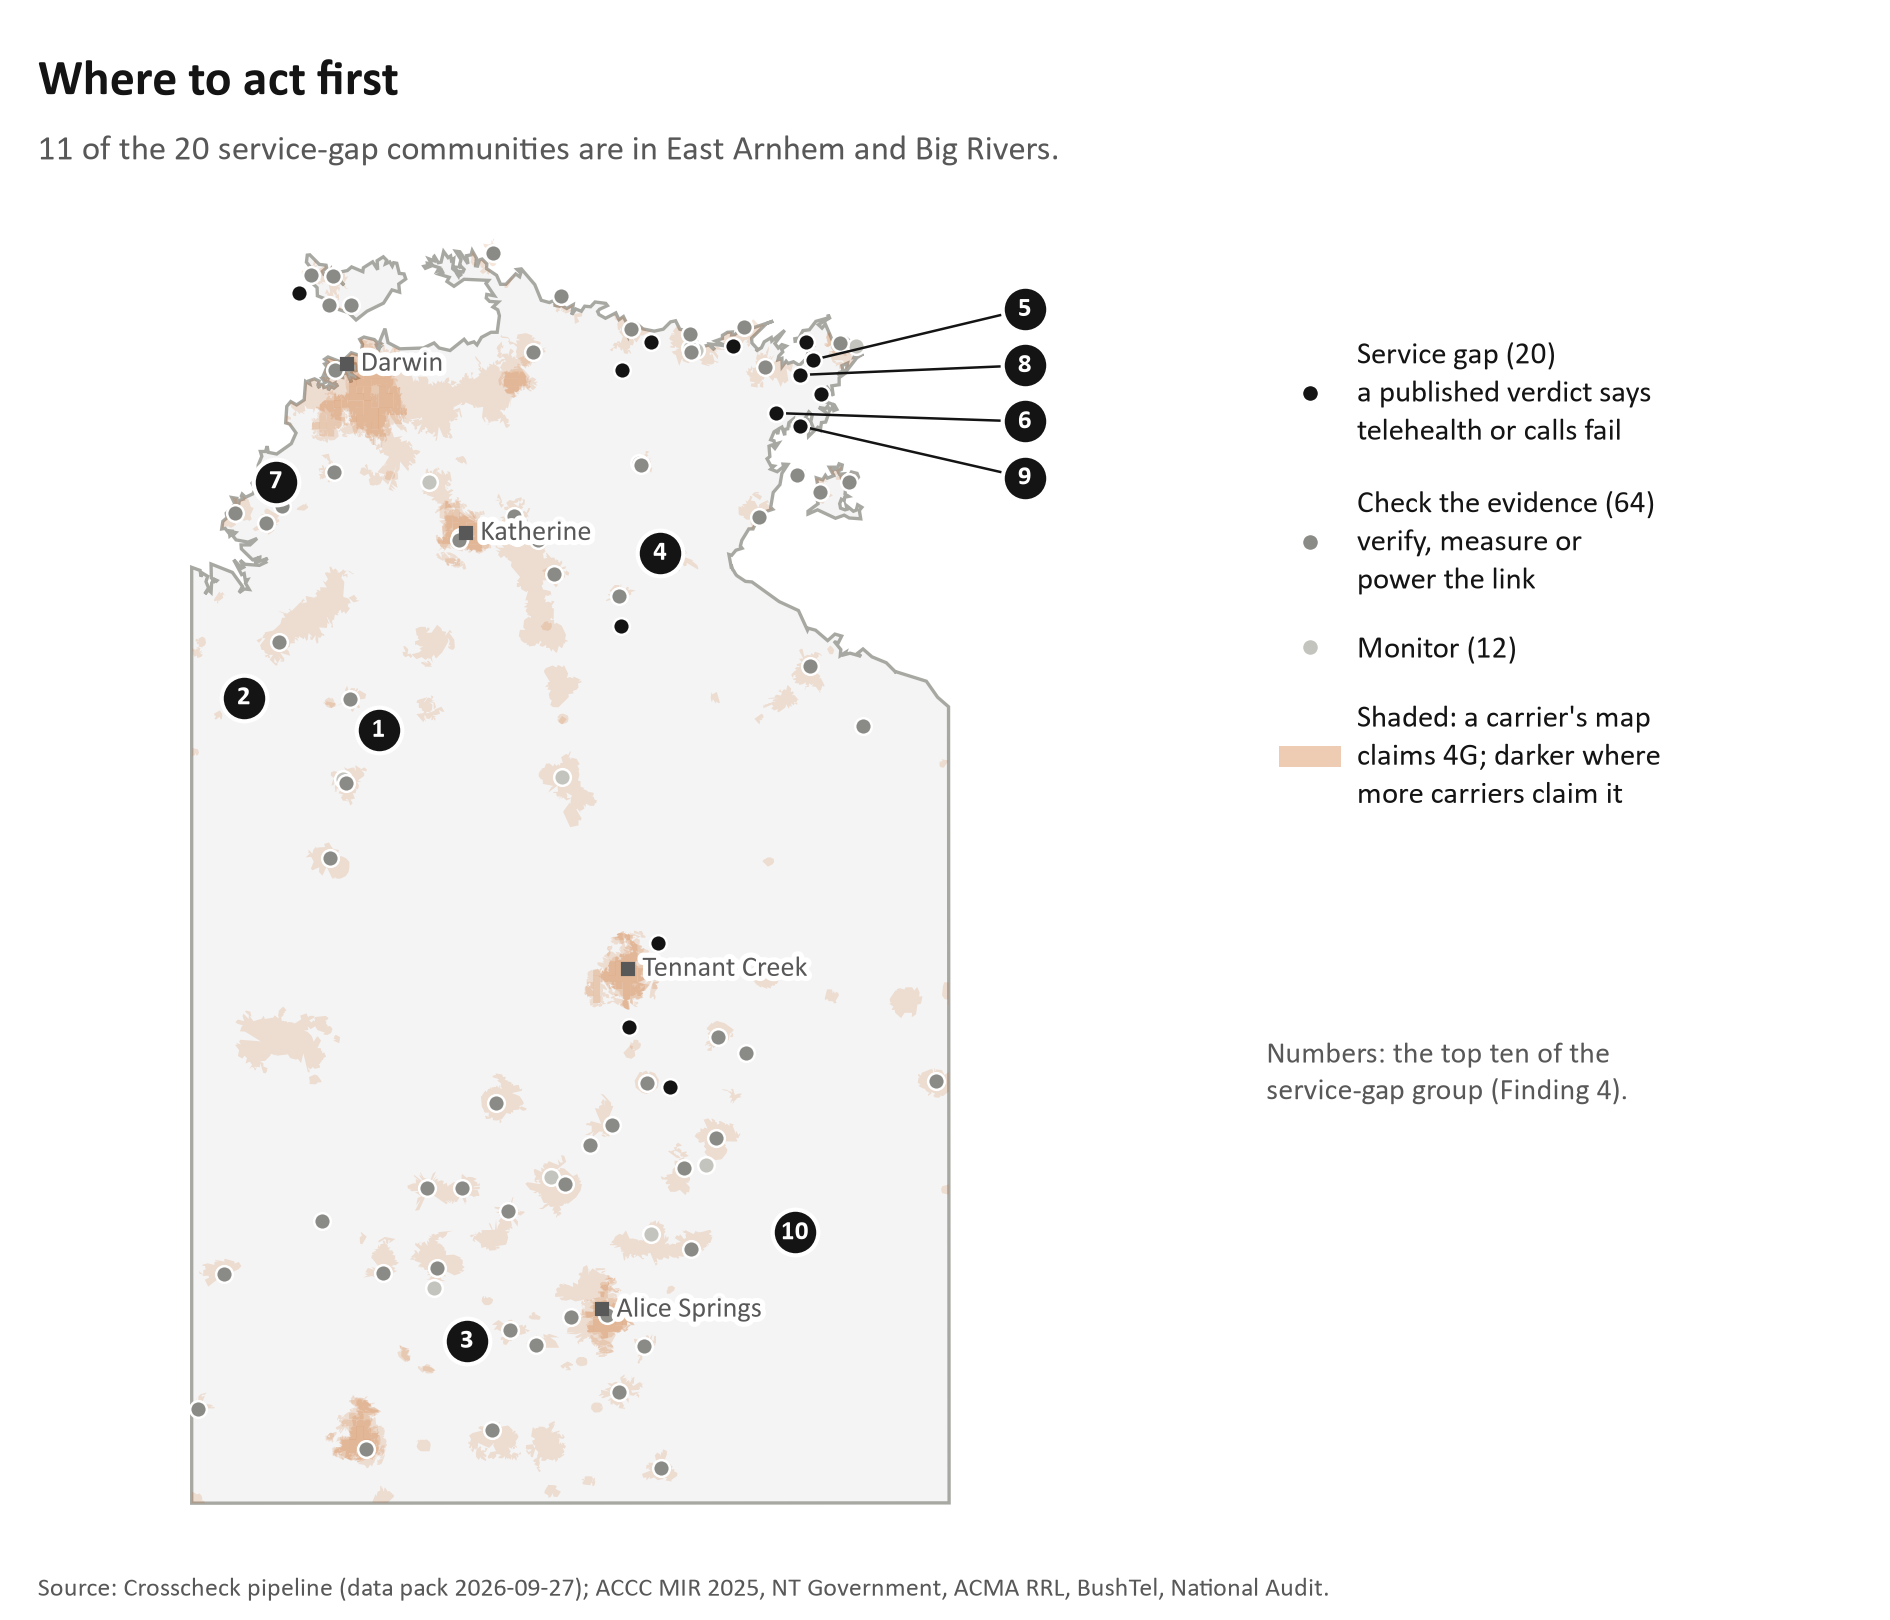

Write the Python code that produced this figure.
"""Example report figure: where to act first (Crosscheck, DIC005).

Reads the app's data pack (same numbers as the report), draws the NT outline, the carriers' own
4G claims as one faint ochre surface (as the app's map does), and the 96 communities by action
group, numbering the top ten of the service-gap group. Colours are the app's "Territory" palette
(app/theme.css, design/deviations.md): ink and greys for the groups, ochre only for the claims.
Every dot is one size; the group is told by tone, not by size. Static PNG for print.
"""
import json
import math
import re
from pathlib import Path

import matplotlib.patheffects as pe
import matplotlib.pyplot as plt
from matplotlib.lines import Line2D
from matplotlib.patches import Patch, PathPatch
from matplotlib.path import Path as MPath

HERE = Path(__file__).resolve().parent
PACK = HERE.parents[2] / "data/out/data_pack.json"
OUT = HERE / "Crosscheck_figure_where_to_act.png"

SERVICE = "#141414"     # key series: service gap, the app's ink
CHECK = "#8A8A86"       # neutral, mid grey
MONITOR = "#C4C4BF"     # neutral, light grey
OCHRE, CLAIM_ALPHA = "#CB6015", 0.16   # NT ochre; the carriers' 4G claims, as in the app
INK, INK_MUTED, LAND, EDGE = "#141414", "#585858", "#F4F4F4", "#A8A8A3"
HALO = [pe.withStroke(linewidth=2.5, foreground="white")]
plt.rcParams["font.family"] = ["Calibri", "Arial", "DejaVu Sans"]

pack = json.loads(PACK.read_text(encoding="utf-8"))
com = {c["id"]: c for c in pack["communities"]}


def outline_path(d):
    verts, codes = [], []
    for cmd, x, y in re.findall(r"([MLZ])\s*(-?[\d.]+)?\s*(-?[\d.]+)?", d):
        if cmd == "Z":
            verts.append(verts[-1])
            codes.append(MPath.CLOSEPOLY)
        else:
            verts.append((float(x), -float(y)))
            codes.append(MPath.MOVETO if cmd == "M" else MPath.LINETO)
    return MPath(verts, codes)


fig = plt.figure(figsize=(6.3, 5.4), dpi=300)
ax = fig.add_axes([0.0, 0.06, 0.66, 0.80])
ax.add_patch(PathPatch(outline_path(pack["outline"]), facecolor=LAND, edgecolor=EDGE, lw=0.8))

# The three carriers' claimed 4G footprints (ACCC MIR 2025), overlapping: shade deepens where
# more than one carrier claims coverage.
for layer in pack["layers"]:
    if layer["kind"] == "area":
        for d in layer["paths"]:
            ax.add_patch(PathPatch(outline_path(d), facecolor=OCHRE, alpha=CLAIM_ALPHA, lw=0,
                                   zorder=1.5))

groups = {"monitor": (MONITOR, 2), "check": (CHECK, 2.5), "service": (SERVICE, 3)}
for g, (color, z) in groups.items():
    pts = [com[p["id"]] for p in pack["priority"] if p["g"] == g]
    ax.scatter([c["x"] for c in pts], [-c["y"] for c in pts], s=16, c=color, zorder=z,
               edgecolors="white", linewidths=0.6)

# Top ten: numbered markers in place; ones crowded by another top-ten point move to a column
# east of the coast with a leader line, so no number hides another.
top = [p for p in pack["priority"] if p["g"] == "service"][:10]
pos = {p["rank"]: (com[p["id"]]["x"], -com[p["id"]]["y"]) for p in top}
crowded = sorted((r for r in pos if any(r != o and math.dist(pos[r], pos[o]) < 18 for o in pos)),
                 key=lambda r: -pos[r][1])
column_x, column_top = 312, max(pos[r][1] for r in crowded) + 18 if crowded else 0
for rank in sorted(pos):
    x, y = pos[rank]
    if rank in crowded:
        k = crowded.index(rank)
        lx, ly = column_x, column_top - 20 * k
        ax.plot([x, lx], [y, ly], color=SERVICE, lw=0.6, zorder=3, solid_capstyle="round")
        ax.scatter(x, y, s=16, c=SERVICE, zorder=4, edgecolors="white", linewidths=0.6)
    else:
        lx, ly = x, y
    ax.scatter(lx, ly, s=120, c=SERVICE, zorder=5, edgecolors="white", linewidths=1.0,
               clip_on=False)
    ax.text(lx, ly, str(rank), color="white", fontsize=6.5, fontweight="bold",
            ha="center", va="center", zorder=6, clip_on=False)

# Orientation towns, muted, with a white halo so dots never cut the words.
xs = [c["x"] for c in pack["communities"]]
ys = [c["y"] for c in pack["communities"]]
lon = [c["lon"] for c in pack["communities"]]
lat = [c["lat"] for c in pack["communities"]]
kx = (max(xs) - min(xs)) / (max(lon) - min(lon))
ky = (max(ys) - min(ys)) / (min(lat) - max(lat))
bx = min(xs) - kx * min(lon)
by = min(ys) - ky * max(lat)
for name, la, lo in (("Darwin", -12.46, 130.84), ("Katherine", -14.47, 132.26),
                     ("Tennant Creek", -19.65, 134.19), ("Alice Springs", -23.70, 133.88)):
    x, y = bx + kx * lo, by + ky * la
    ax.plot(x, -y, marker="s", ms=2.6, color=INK_MUTED, zorder=6)
    ax.text(x + 5, -y, name, fontsize=6.8, color=INK_MUTED, va="center", zorder=6,
            path_effects=HALO)

ax.set_xlim(8, 330)
ax.set_ylim(-472, -10)
ax.set_aspect("equal")
ax.axis("off")

counts = {g: sum(1 for p in pack["priority"] if p["g"] == g) for g in groups}
legend = [
    Line2D([], [], marker="o", ls="", ms=4.5, mfc=SERVICE, mec="white",
           label=f"Service gap ({counts['service']})\na published verdict says\n"
                 "telehealth or calls fail"),
    Line2D([], [], marker="o", ls="", ms=4.5, mfc=CHECK, mec="white",
           label=f"Check the evidence ({counts['check']})\nverify, measure or\npower the link"),
    Line2D([], [], marker="o", ls="", ms=4.5, mfc=MONITOR, mec="white",
           label=f"Monitor ({counts['monitor']})"),
    Patch(facecolor=OCHRE, alpha=CLAIM_ALPHA * 2, lw=0,
          label="Shaded: a carrier's map\nclaims 4G; darker where\nmore carriers claim it"),
]
fig.legend(handles=legend, loc="upper left", bbox_to_anchor=(0.67, 0.80), frameon=False,
           fontsize=7.5, labelcolor=INK, handletextpad=0.5, labelspacing=1.1, borderaxespad=0)
fig.text(0.67, 0.36, "Numbers: the top ten of the\nservice-gap group (Finding 4).", fontsize=7.2,
         color=INK_MUTED, va="top")
fig.text(0.02, 0.965, "Where to act first", fontsize=12, fontweight="bold", color=INK, va="top")
fig.text(0.02, 0.918, "11 of the 20 service-gap communities are in East Arnhem and Big Rivers.",
         fontsize=8.5, color=INK_MUTED, va="top")
fig.text(0.02, 0.015, "Source: Crosscheck pipeline (data pack 2026-09-27); ACCC MIR 2025, "
         "NT Government, ACMA RRL, BushTel, National Audit.", fontsize=6.3, color=INK_MUTED)
fig.savefig(OUT, dpi=300, facecolor="white")
print(OUT, "crowded:", crowded)
